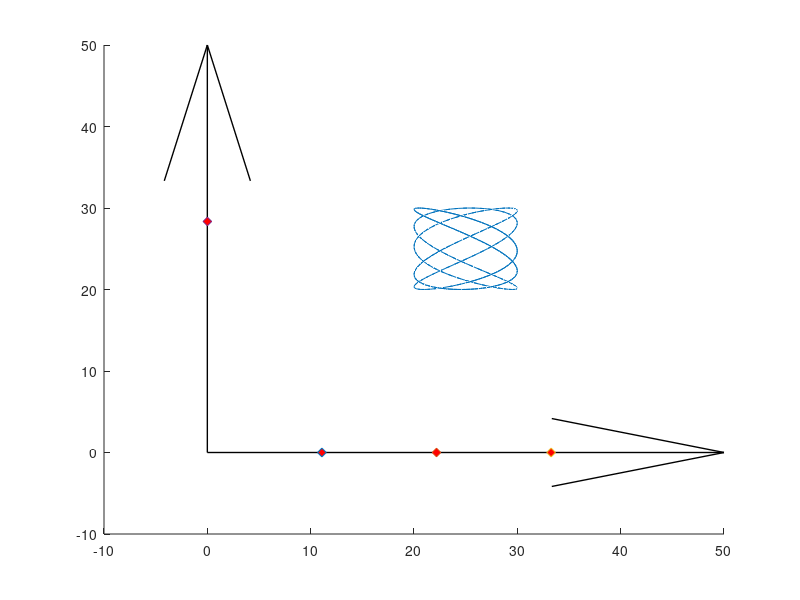

Reproduce this figure in MATLAB. (Note: this script raises an error after producing the figure.)
close all;
clear variables;

t = 0:1/30:15;

x = 25+5*sin(5.*t);
y = 25+5*cos(3.*t +10);
z = 20+10*sin(t);

% figure(Units = "normalized", Position=[0.0563 0.1991 0.8339 0.6157]);
figure(); hold on;
% subplot(1,2,1);
plot3(x,y,z);


% 
% figure();
% comet3(x,y,z);

%%%
% origin pos   = 32     , 35     , 240
% station1 pos = 32.0001, 35     , 240
% station2 pos = 32.0002, 35     , 240
% station3 pos = 32.0003, 35     , 240
% station4 pos = 32     , 34.9997, 240
%%%

cams_pos = [1.1089099908e+01 -3.3595082272e-10 -9.6773529616e-06;
            2.2178199991e+01 -7.1217698400e-11 -3.8707022709e-05;
            3.3267300250e+01 -1.9819523799e-10 -8.7093016935e-05;
            3.9329437112e-05  2.8349008236e+01 -6.2940256218e-05];

Rz = @(psi) [cos(psi), sin(psi), 0;
            -sin(psi), cos(psi), 0;
            0        , 0        ,1];

Ry = @(theta) [cos(theta), 0    , -sin(theta);
               0         , 1    , 0          ;
               sin(theta), 0    , cos(theta)];

Rx = @(phi) [1, 0       , 0       ;
             0, cos(phi), sin(phi);
             0, -sin(phi), cos(phi)];

DCM_origin2camera = @(psi, theta, phi) Rx(deg2rad(phi))*Ry(deg2rad(theta))*Rz(deg2rad(psi));


camera_angles = [70, -20, 0.0000;
                90, -20, 0;
                110, -20, 0;
                0, -20, 0.0000];

% camera_DCMs 

for i = 1:length(camera_angles)
    camera_DCMs(i,:,:) = DCM_origin2camera(camera_angles(i,1),camera_angles(i,2),camera_angles(i,3));
end 



VEC_LEN = 5;

% Draw Origin System
quiver3(0,0,0,50,0,0,"off", "Color","k","LineWidth",1);
quiver3(0,0,0,0,50,0,"off", "Color","k","LineWidth",1);
quiver3(0,0,0,0,0,50,"off", "Color","k","LineWidth",1);

% Draw Stations
for i = 1:length(cams_pos)
    pos = cams_pos(i,:);
    mat = reshape(camera_DCMs(i,:,:), 3,3)' .* VEC_LEN;
% 
%     quiver3(pos(1),pos(2),pos(3),mat(1,1),mat(2,1),mat(3,1),"off", "Color","r","LineWidth",1);
%     quiver3(pos(1),pos(2),pos(3),mat(1,2),mat(2,2),mat(3,2),"off", "Color","g","LineWidth",1);
%     quiver3(pos(1),pos(2),pos(3),mat(1,3),mat(2,3),mat(3,3),"off", "Color","b","LineWidth",1);

    scatter3(pos(1),pos(2),pos(3), 40,"MarkerFaceColor",'r', "Marker",'diamond');
end


Vertical_halfAngle_deg = 26.1;
Horizontal_halfAngle_deg = 47;
depth_m = 10;
DrawCamsFOV(gca(), cams_pos, camera_angles, Vertical_halfAngle_deg, Horizontal_halfAngle_deg, depth_m);

axis equal;
xlim([-5, 55]);
ylim([-5, 55]);
zlim([-10, 55]);
xlabel("X");
ylabel("Y");
zlabel("Z");
view(3); grid on;


%% Azimuth elevation calc

syms theta psi or2cam

cam2drone = Ry(theta)*Rz(psi);
disp(transpose(cam2drone)*[1;0;0]);

for cam_i = 1:length(camera_DCMs)
    for point_i = 1:length(x)
        Vec = [x(point_i);y(point_i);z(point_i)] - [cams_pos(cam_i,1);cams_pos(cam_i,2);cams_pos(cam_i,3)];
        Test_Length(cam_i, point_i) = norm(Vec);
        Vec = Vec./norm(Vec);

        DCM_or2cam = DCM_origin2camera(camera_angles(cam_i,1),camera_angles(cam_i,2),camera_angles(cam_i,3));
        Vec_CAM = DCM_or2cam*Vec;

        theta = -asin(Vec_CAM(3));
        azimuth = atan(Vec_CAM(2)/Vec_CAM(1));
        
        Trajectory_elev_azim(cam_i, point_i, :) = [theta, azimuth];

       
    end
end


%% Test

for cam_i = 1:length(camera_DCMs)
    for point_i = 1:length(x)
        tehta_azimuth_vec = reshape(Trajectory_elev_azim(cam_i, point_i,:),1,2);
        pos = cams_pos(cam_i,:);
        vector_cam2drone_CAM = (Ry(Trajectory_elev_azim(cam_i,point_i,1))*Rz(Trajectory_elev_azim(cam_i, point_i,2)))'*[1;0;0]*Test_Length(cam_i, point_i);
        DCM_or2cam = DCM_origin2camera(camera_angles(cam_i,1),camera_angles(cam_i,2),camera_angles(cam_i,3));
        vector_cam2drone_ORIGIN = DCM_or2cam'*vector_cam2drone_CAM;

        drone_position(cam_i, point_i,:) = pos' + vector_cam2drone_ORIGIN;
    end
end

plot3(drone_position(1,:,1),drone_position(1,:,2),drone_position(1,:,3), "r--");
plot3(drone_position(2,:,1),drone_position(2,:,2),drone_position(2,:,3), "g--");
plot3(drone_position(3,:,1),drone_position(3,:,2),drone_position(3,:,3), "k--");
plot3(drone_position(4,:,1),drone_position(4,:,2),drone_position(4,:,3), "y--");

disp("DONE WITH TESTING");

%% DROP TO FILE

A = (1920/2)/tand(47);
B = (1080/2)/tand(26.1);


FILE = fopen("injection_data.csv", "w");

for point_i = 1:length(Trajectory_elev_azim(1,:,1))
    for cams_i = 1:length(camera_angles)

        pix_1 = 1920/2 - A*tan(Trajectory_elev_azim(cams_i, point_i, 2));
        pix_2 = 1080/2 + B*tan(Trajectory_elev_azim(cams_i, point_i, 1));
        
        if (pix_1 > 1920 || pix_1 < 0)
            continue;
        end
        if (pix_2 > 1080 || pix_2 < 0)
            continue;
        end
        str_write = sprintf("%.0f,%.10f,%.10f,%.10f\n", cams_i,round(pix_1), round(pix_2), t(point_i));
%         str_write = [cams_i, pix_1, pix_2];
        fprintf(FILE,str_write);
    end
end
fclose(FILE);
disp("DONE WITH CREATING INJECTION FILE");

return;
%% Analysis

clear Solution;
run("..//..//Logs//DataLog.m");

figure(); hold on;

% Draw Origin System
% quiver3(0,0,0,50,0,0,"off", "Color","k","LineWidth",1);
% quiver3(0,0,0,0,50,0,"off", "Color","k","LineWidth",1);
% quiver3(0,0,0,0,0,50,"off", "Color","k","LineWidth",1);
% Original Trajectory:
p_true = plot3(x,y,z);
% Calculated Trajectory:
p_calc = plot3(Solution(:,2),Solution(:,3),Solution(:,4), "r");
legend([p_true, p_calc],"Injected", "Calculated Position");


xlabel("X");
ylabel("Y");
zlabel("Z");
axis equal;
% xlim([-20, 70]);
% ylim([-20, 70]);
% zlim([-20, 70]);
view(3); grid on;


%%
clear Solution;
run("..//..//Logs//DataLog.m");

% Calculate original distances from origin:
Original_times = t;
r_squared= x.*x + y.*y + z.*z;
Original_r = sqrt(r_squared);

% Calculate solution distances from origin:
Solution_times = Solution(:,1)-Solution(1,1);
a = Solution(:,2:4).*Solution(:,2:4);
b= a(:,1) + a(:,2) + a(:,3);
Solution_r = sqrt(b);

figure();
plot(Solution_times);
xlabel("Index");
ylabel("Time [sec]");
grid on;

figure(); hold on;
% Plot
plot(Original_times,Original_r);
plot(Solution_times,Solution_r);
legend("Original", "Solution");
xlabel("Time [sec]");
ylabel("Distance From origin");
grid on;

%% HELPER FUNCS 


function DrawCamsFOV(ax, cams_pos, camera_angles, Vertical_halfAngle_deg, Horizontal_halfAngle_deg, depth_m)
    Rz = @(psi) [cos(psi), sin(psi), 0;
            -sin(psi), cos(psi), 0;
            0        , 0        ,1];

    Ry = @(theta) [cos(theta), 0    , -sin(theta);
                   0         , 1    , 0          ;
                   sin(theta), 0    , cos(theta)];
   
    Rx = @(phi) [1, 0       , 0       ;
                 0, cos(phi), sin(phi);
                 0, -sin(phi), cos(phi)];

    DCM_cam2vec = @(psi, theta) Ry(deg2rad(theta))*Rz(deg2rad(psi));
    DCM_origin2camera = @(psi, theta, phi) Rx(deg2rad(phi))*Ry(deg2rad(theta))*Rz(deg2rad(psi));
    
    v1 = DCM_cam2vec(Horizontal_halfAngle_deg, -Vertical_halfAngle_deg)'*[1;0;0];
    v2 = DCM_cam2vec(-Horizontal_halfAngle_deg, -Vertical_halfAngle_deg)'*[1;0;0];
    v3 = DCM_cam2vec(-Horizontal_halfAngle_deg, Vertical_halfAngle_deg)'*[1;0;0];
    v4 = DCM_cam2vec(Horizontal_halfAngle_deg, Vertical_halfAngle_deg)'*[1;0;0];
    
    % Scaling up the depth
    v_len = depth_m/([1,0,0]*v1);
    
    colors = ['r', 'g', 'b', 'y', "#4DBEEE", "#D95319"];
    mat_size = size(cams_pos);
    for camera_i = 1:mat_size(1)
        psi = camera_angles(camera_i,1);
        theta = camera_angles(camera_i,2);
        phi = camera_angles(camera_i,3);
        
        DCM_ori2cam = DCM_origin2camera(psi,theta,phi);
        v1_cam = DCM_ori2cam'*v1.*v_len;
        v2_cam = DCM_ori2cam'*v2.*v_len;
        v3_cam = DCM_ori2cam'*v3.*v_len;
        v4_cam = DCM_ori2cam'*v4.*v_len;
        
        points(1,:) = cams_pos(camera_i,:) + v1_cam';
        points(2,:) = cams_pos(camera_i,:) + v2_cam';
        points(3,:) = cams_pos(camera_i,:) + v3_cam';
        points(4,:) = cams_pos(camera_i,:) + v4_cam';
        points(5,:) = cams_pos(camera_i,:);

        face_indx_sides = [2,5,3,2;
                         3,5,4,3;
                         4,5,1,4;
                         1,5,2,1]';
        face_indx_bottom = [1,2,3,4,1]';
        
        xc = points(:,1);
        yc = points(:,2);
        zc = points(:,3);
        patch(ax, xc(face_indx_sides), yc(face_indx_sides), zc(face_indx_sides), colors(camera_i), 'facealpha', 0.06);
        patch(ax, xc(face_indx_bottom), yc(face_indx_bottom), zc(face_indx_bottom), colors(camera_i), 'facealpha', 0.06);
    end
end
